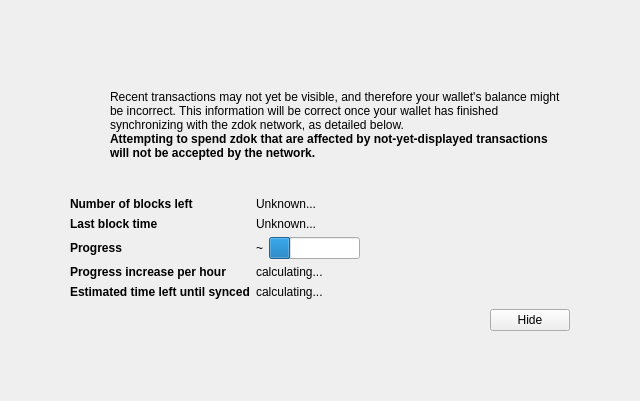
<?xml version="1.0" encoding="UTF-8"?>
<ui version="4.0">
 <class>ModalOverlay</class>
 <widget class="ModalOverlay" name="ModalOverlay">
  <property name="geometry">
   <rect>
    <x>0</x>
    <y>0</y>
    <width>640</width>
    <height>401</height>
   </rect>
  </property>
  <property name="windowTitle">
   <string>Form</string>
  </property>
  <layout class="QVBoxLayout" name="verticalLayout" stretch="0">
   <property name="sizeConstraint">
    <enum>QLayout::SetDefaultConstraint</enum>
   </property>
   <property name="leftMargin">
    <number>0</number>
   </property>
   <property name="topMargin">
    <number>0</number>
   </property>
   <property name="rightMargin">
    <number>0</number>
   </property>
   <property name="bottomMargin">
    <number>0</number>
   </property>
   <item>
    <widget class="QWidget" name="bgWidget" native="true">
     <property name="styleSheet">
      <string notr="true"/>
     </property>
     <layout class="QVBoxLayout" name="verticalLayoutMain" stretch="0">
      <property name="leftMargin">
       <number>60</number>
      </property>
      <property name="topMargin">
       <number>60</number>
      </property>
      <property name="rightMargin">
       <number>60</number>
      </property>
      <property name="bottomMargin">
       <number>60</number>
      </property>
      <item>
       <widget class="QWidget" name="contentWidget" native="true">
        <property name="styleSheet">
         <string notr="true"/>
        </property>
        <layout class="QVBoxLayout" name="verticalLayoutSub" stretch="1,0,0,0,0">
         <property name="spacing">
          <number>0</number>
         </property>
         <property name="leftMargin">
          <number>10</number>
         </property>
         <property name="topMargin">
          <number>10</number>
         </property>
         <property name="rightMargin">
          <number>10</number>
         </property>
         <property name="bottomMargin">
          <number>10</number>
         </property>
         <item>
          <layout class="QHBoxLayout" name="horizontalLayoutIconText" stretch="0,1">
           <property name="topMargin">
            <number>20</number>
           </property>
           <item>
            <layout class="QVBoxLayout" name="verticalLayoutIcon">
             <property name="leftMargin">
              <number>0</number>
             </property>
             <item>
              <widget class="QPushButton" name="warningIcon">
               <property name="enabled">
                <bool>false</bool>
               </property>
               <property name="text">
                <string/>
               </property>
               <property name="icon">
                <iconset>
                 <normaloff>:/icons/warning</normaloff>
                 <disabledoff>:/icons/warning</disabledoff>:/icons/warning</iconset>
               </property>
               <property name="iconSize">
                <size>
                 <width>48</width>
                 <height>48</height>
                </size>
               </property>
               <property name="flat">
                <bool>true</bool>
               </property>
              </widget>
             </item>
             <item>
              <spacer name="verticalSpacerWarningIcon">
               <property name="orientation">
                <enum>Qt::Vertical</enum>
               </property>
               <property name="sizeHint" stdset="0">
                <size>
                 <width>20</width>
                 <height>40</height>
                </size>
               </property>
              </spacer>
             </item>
            </layout>
           </item>
           <item>
            <layout class="QVBoxLayout" name="verticalLayoutInfoText">
             <property name="leftMargin">
              <number>0</number>
             </property>
             <property name="topMargin">
              <number>0</number>
             </property>
             <item>
              <widget class="QLabel" name="infoText">
               <property name="text">
                <string>Recent transactions may not yet be visible, and therefore your wallet's balance might be incorrect. This information will be correct once your wallet has finished synchronizing with the zdok network, as detailed below.</string>
               </property>
               <property name="textFormat">
                <enum>Qt::RichText</enum>
               </property>
               <property name="wordWrap">
                <bool>true</bool>
               </property>
              </widget>
             </item>
             <item>
              <widget class="QLabel" name="infoTextStrong">
               <property name="font">
                <font>
                 <weight>75</weight>
                 <bold>true</bold>
                </font>
               </property>
               <property name="text">
                <string>Attempting to spend zdok that are affected by not-yet-displayed transactions will not be accepted by the network.</string>
               </property>
               <property name="textFormat">
                <enum>Qt::RichText</enum>
               </property>
               <property name="wordWrap">
                <bool>true</bool>
               </property>
              </widget>
             </item>
             <item>
              <spacer name="verticalSpacerInTextSpace">
               <property name="orientation">
                <enum>Qt::Vertical</enum>
               </property>
               <property name="sizeHint" stdset="0">
                <size>
                 <width>20</width>
                 <height>40</height>
                </size>
               </property>
              </spacer>
             </item>
            </layout>
           </item>
          </layout>
         </item>
         <item>
          <spacer name="verticalSpacerAfterText">
           <property name="orientation">
            <enum>Qt::Vertical</enum>
           </property>
           <property name="sizeHint" stdset="0">
            <size>
             <width>20</width>
             <height>40</height>
            </size>
           </property>
          </spacer>
         </item>
         <item>
          <layout class="QFormLayout" name="formLayout">
           <property name="fieldGrowthPolicy">
            <enum>QFormLayout::FieldsStayAtSizeHint</enum>
           </property>
           <property name="horizontalSpacing">
            <number>6</number>
           </property>
           <property name="verticalSpacing">
            <number>6</number>
           </property>
           <property name="topMargin">
            <number>10</number>
           </property>
           <item row="0" column="0">
            <widget class="QLabel" name="labelNumberOfBlocksLeft">
             <property name="font">
              <font>
               <weight>75</weight>
               <bold>true</bold>
              </font>
             </property>
             <property name="text">
              <string>Number of blocks left</string>
             </property>
            </widget>
           </item>
           <item row="0" column="1">
            <widget class="QLabel" name="numberOfBlocksLeft">
             <property name="text">
              <string>Unknown...</string>
             </property>
            </widget>
           </item>
           <item row="1" column="0">
            <widget class="QLabel" name="labelLastBlockTime">
             <property name="font">
              <font>
               <weight>75</weight>
               <bold>true</bold>
              </font>
             </property>
             <property name="text">
              <string>Last block time</string>
             </property>
            </widget>
           </item>
           <item row="1" column="1">
            <widget class="QLabel" name="newestBlockDate">
             <property name="sizePolicy">
              <sizepolicy hsizetype="Maximum" vsizetype="Preferred">
               <horstretch>0</horstretch>
               <verstretch>0</verstretch>
              </sizepolicy>
             </property>
             <property name="text">
              <string>Unknown...</string>
             </property>
            </widget>
           </item>
           <item row="2" column="0">
            <widget class="QLabel" name="labelSyncDone">
             <property name="font">
              <font>
               <weight>75</weight>
               <bold>true</bold>
              </font>
             </property>
             <property name="text">
              <string>Progress</string>
             </property>
            </widget>
           </item>
           <item row="2" column="1">
            <layout class="QHBoxLayout" name="horizontalLayoutSync" stretch="0,1">
             <item>
              <widget class="QLabel" name="percentageProgress">
               <property name="text">
                <string notr="true">~</string>
               </property>
              </widget>
             </item>
             <item>
              <widget class="QProgressBar" name="progressBar">
               <property name="value">
                <number>24</number>
               </property>
               <property name="format">
                <string/>
               </property>
              </widget>
             </item>
            </layout>
           </item>
           <item row="4" column="0">
            <widget class="QLabel" name="labelProgressIncrease">
             <property name="font">
              <font>
               <weight>75</weight>
               <bold>true</bold>
              </font>
             </property>
             <property name="text">
              <string>Progress increase per hour</string>
             </property>
            </widget>
           </item>
           <item row="4" column="1">
            <widget class="QLabel" name="progressIncreasePerH">
             <property name="text">
              <string>calculating...</string>
             </property>
            </widget>
           </item>
           <item row="5" column="0">
            <widget class="QLabel" name="labelEstimatedTimeLeft">
             <property name="font">
              <font>
               <weight>75</weight>
               <bold>true</bold>
              </font>
             </property>
             <property name="text">
              <string>Estimated time left until synced</string>
             </property>
            </widget>
           </item>
           <item row="5" column="1">
            <widget class="QLabel" name="expectedTimeLeft">
             <property name="text">
              <string>calculating...</string>
             </property>
            </widget>
           </item>
          </layout>
         </item>
         <item>
          <layout class="QHBoxLayout" name="horizontalLayoutButtons">
           <property name="leftMargin">
            <number>10</number>
           </property>
           <property name="topMargin">
            <number>10</number>
           </property>
           <item>
            <spacer name="horizontalSpacer">
             <property name="orientation">
              <enum>Qt::Horizontal</enum>
             </property>
             <property name="sizeHint" stdset="0">
              <size>
               <width>40</width>
               <height>20</height>
              </size>
             </property>
            </spacer>
           </item>
           <item>
            <widget class="QPushButton" name="closeButton">
             <property name="text">
              <string>Hide</string>
             </property>
            </widget>
           </item>
          </layout>
         </item>
         <item>
          <layout class="QVBoxLayout" name="verticalLayout_2">
           <item>
            <spacer name="verticalSpacer">
             <property name="orientation">
              <enum>Qt::Vertical</enum>
             </property>
             <property name="sizeHint" stdset="0">
              <size>
               <width>20</width>
               <height>40</height>
              </size>
             </property>
            </spacer>
           </item>
          </layout>
         </item>
        </layout>
       </widget>
      </item>
     </layout>
    </widget>
   </item>
  </layout>
 </widget>
 <customwidgets>
  <customwidget>
   <class>ModalOverlay</class>
   <extends>QWidget</extends>
   <header>modaloverlay.h</header>
   <container>1</container>
  </customwidget>
 </customwidgets>
 <resources/>
 <connections/>
</ui>
